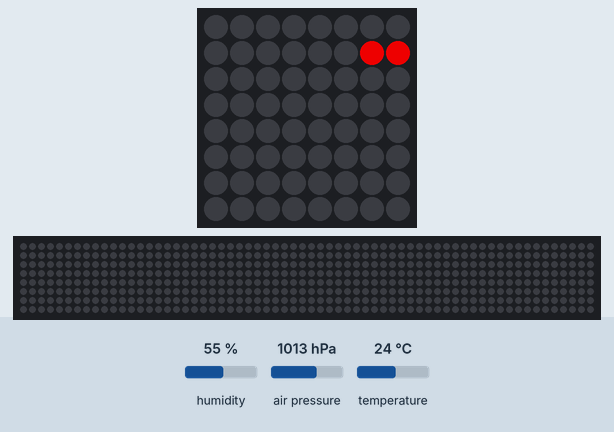
Simulated run of this program. Board: Raspberry Pi (BCM pin numbers) with a Sense HAT. On the bench: the Sense HAT's 8×8 RGB LED matrix, a strip that is not on the board, showing the scrolling text unrolled. Inputs (shaded band) come from the test bench; at power-on: humidity 55 %, air pressure 1013 hPa, temperature 24 °C. The 64×8 strip is a reading aid, not a part: it shows the text the matrix is scrolling, unrolled, one strip-width of it at a time.

Above: at 0.17 s.
At 5.12 s:
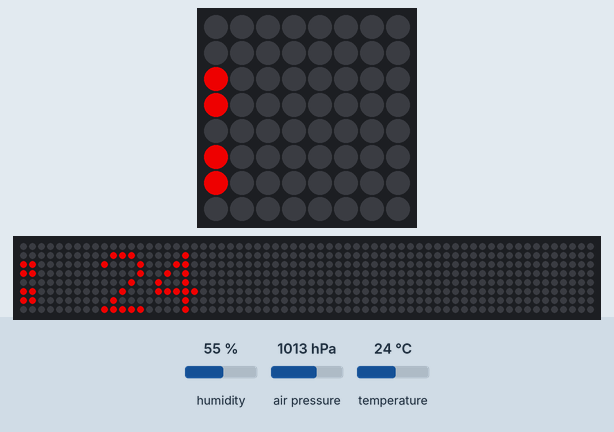
At 10.07 s:
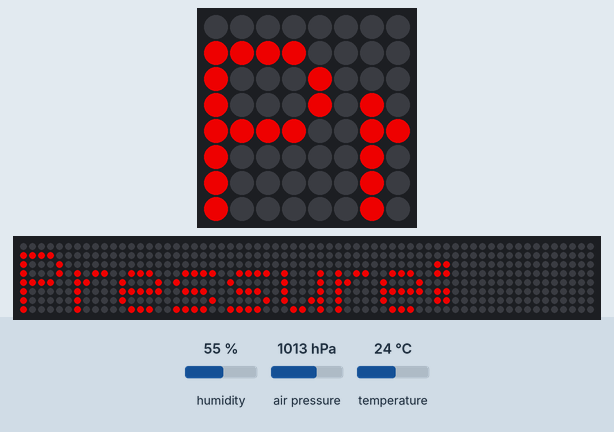
At 20.11 s:
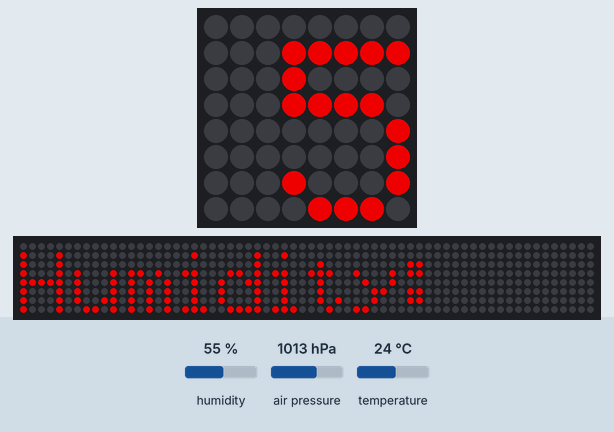
At 30.01 s:
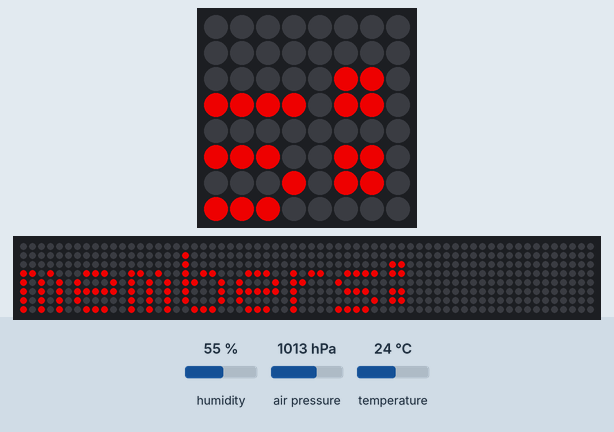
At 39.94 s:
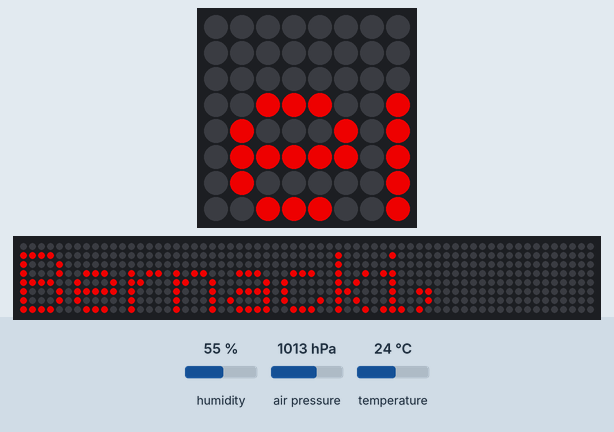

The program:

TempReadingFinal.py
```python
#Import the SennseHat Libraries from the /lib directory. sense_emu is virtual while sense_hat is phyisical.
from sense_hat import SenseHat

#This will initalize a new SenseHat object, allowing changes to be made and to use pre-made function.
sense = SenseHat()

#Colour Values - used for recording the Sense Hat on a phone
Foreground_Colour = (200,0,0) #Red
Background_Colour = (0,0,0) #Black

#Team Members
names = "Group 2 Team members: David Clifford, Wiktor Bernacki, Arunas Strolis, Maoliosa Flynn, Jonathan Dean"

#Infinite Loop
while True:

    #Read in temp from the sense object and store in a variable
    temp = sense.temp
    tempRounded = round(temp) #Rounds the int to make an the number easier to read
    tempString = "Temperature: " + str(tempRounded) + " Celcius" #Converts the int value to a string

    #Read the Pressure, round and convert to string
    pressure = sense.get_pressure()
    presRounded = round(pressure)
    presString = "Pressure: " + str(presRounded) + "Pa"

    #Read the humidity, round and convert to string
    humidity = sense.get_humidity()
    humRounded = round(humidity)
    humString = "Humidity: " + str(humRounded) + "%"

    #Condense all the strings into one, allowing control of formatting
    hatReading = tempString + " " + presString + " " + humString + " " + names


    sense.show_message(hatReading, scroll_speed=0.07 ,text_colour=Foreground_Colour, back_colour=Background_Colour)  #Adding a name along wi
```
